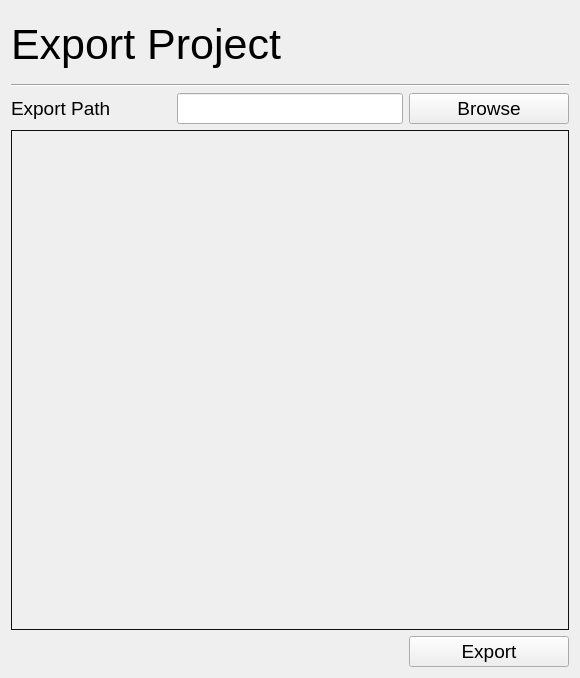
<?xml version="1.0" encoding="UTF-8"?>
<ui version="4.0">
 <class>ExportProject</class>
 <widget class="QWidget" name="ExportProject">
  <property name="geometry">
   <rect>
    <x>0</x>
    <y>0</y>
    <width>580</width>
    <height>678</height>
   </rect>
  </property>
  <property name="windowTitle">
   <string>Export Project</string>
  </property>
  <layout class="QVBoxLayout" name="verticalLayout">
   <item>
    <widget class="QLabel" name="label">
     <property name="font">
      <font>
       <pointsize>32</pointsize>
      </font>
     </property>
     <property name="text">
      <string>Export Project</string>
     </property>
    </widget>
   </item>
   <item>
    <widget class="Line" name="line">
     <property name="orientation">
      <enum>Qt::Horizontal</enum>
     </property>
    </widget>
   </item>
   <item>
    <layout class="QGridLayout" name="gridLayout">
     <item row="0" column="0">
      <widget class="QLabel" name="label_5">
       <property name="minimumSize">
        <size>
         <width>160</width>
         <height>0</height>
        </size>
       </property>
       <property name="font">
        <font>
         <pointsize>14</pointsize>
        </font>
       </property>
       <property name="text">
        <string>Export Path</string>
       </property>
      </widget>
     </item>
     <item row="0" column="1">
      <layout class="QHBoxLayout" name="horizontalLayout_3">
       <item>
        <widget class="QLineEdit" name="lineEdit_path">
         <property name="font">
          <font>
           <pointsize>14</pointsize>
          </font>
         </property>
         <property name="text">
          <string/>
         </property>
        </widget>
       </item>
       <item>
        <widget class="QPushButton" name="pushButton_path">
         <property name="minimumSize">
          <size>
           <width>160</width>
           <height>0</height>
          </size>
         </property>
         <property name="font">
          <font>
           <pointsize>14</pointsize>
          </font>
         </property>
         <property name="text">
          <string>Browse</string>
         </property>
        </widget>
       </item>
      </layout>
     </item>
    </layout>
   </item>
   <item>
    <widget class="QLabel" name="labelImagePreview">
     <property name="minimumSize">
      <size>
       <width>0</width>
       <height>500</height>
      </size>
     </property>
     <property name="styleSheet">
      <string notr="true">border: 1px solid #111;</string>
     </property>
     <property name="text">
      <string/>
     </property>
     <property name="alignment">
      <set>Qt::AlignCenter</set>
     </property>
    </widget>
   </item>
   <item>
    <layout class="QHBoxLayout" name="horizontalLayout">
     <item>
      <spacer name="horizontalSpacer">
       <property name="orientation">
        <enum>Qt::Horizontal</enum>
       </property>
       <property name="sizeHint" stdset="0">
        <size>
         <width>40</width>
         <height>20</height>
        </size>
       </property>
      </spacer>
     </item>
     <item>
      <widget class="QPushButton" name="pushButton_export">
       <property name="minimumSize">
        <size>
         <width>160</width>
         <height>0</height>
        </size>
       </property>
       <property name="font">
        <font>
         <pointsize>14</pointsize>
        </font>
       </property>
       <property name="text">
        <string>Export</string>
       </property>
      </widget>
     </item>
    </layout>
   </item>
  </layout>
 </widget>
 <resources/>
 <connections/>
</ui>
